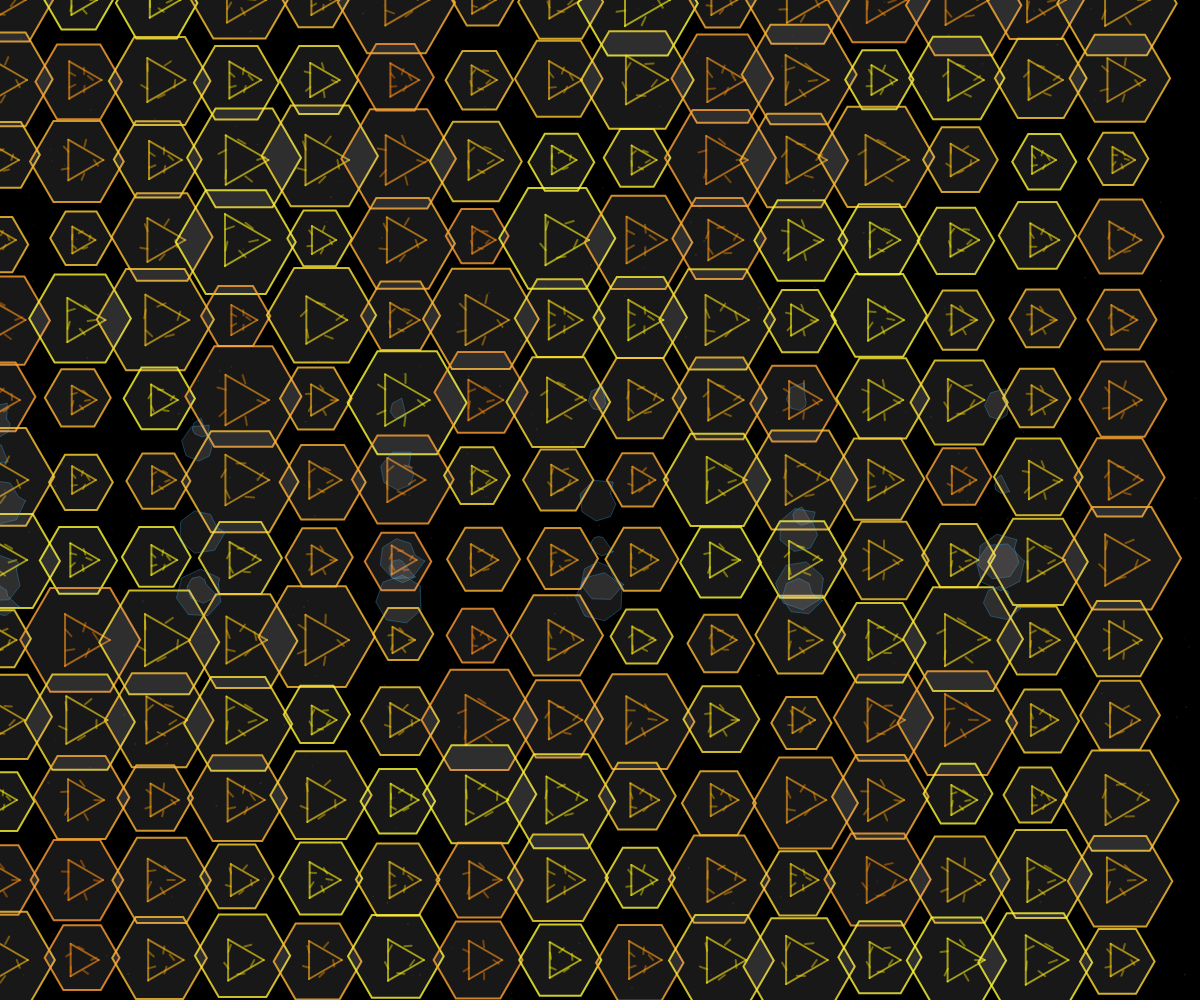
Frame 1 (no input)
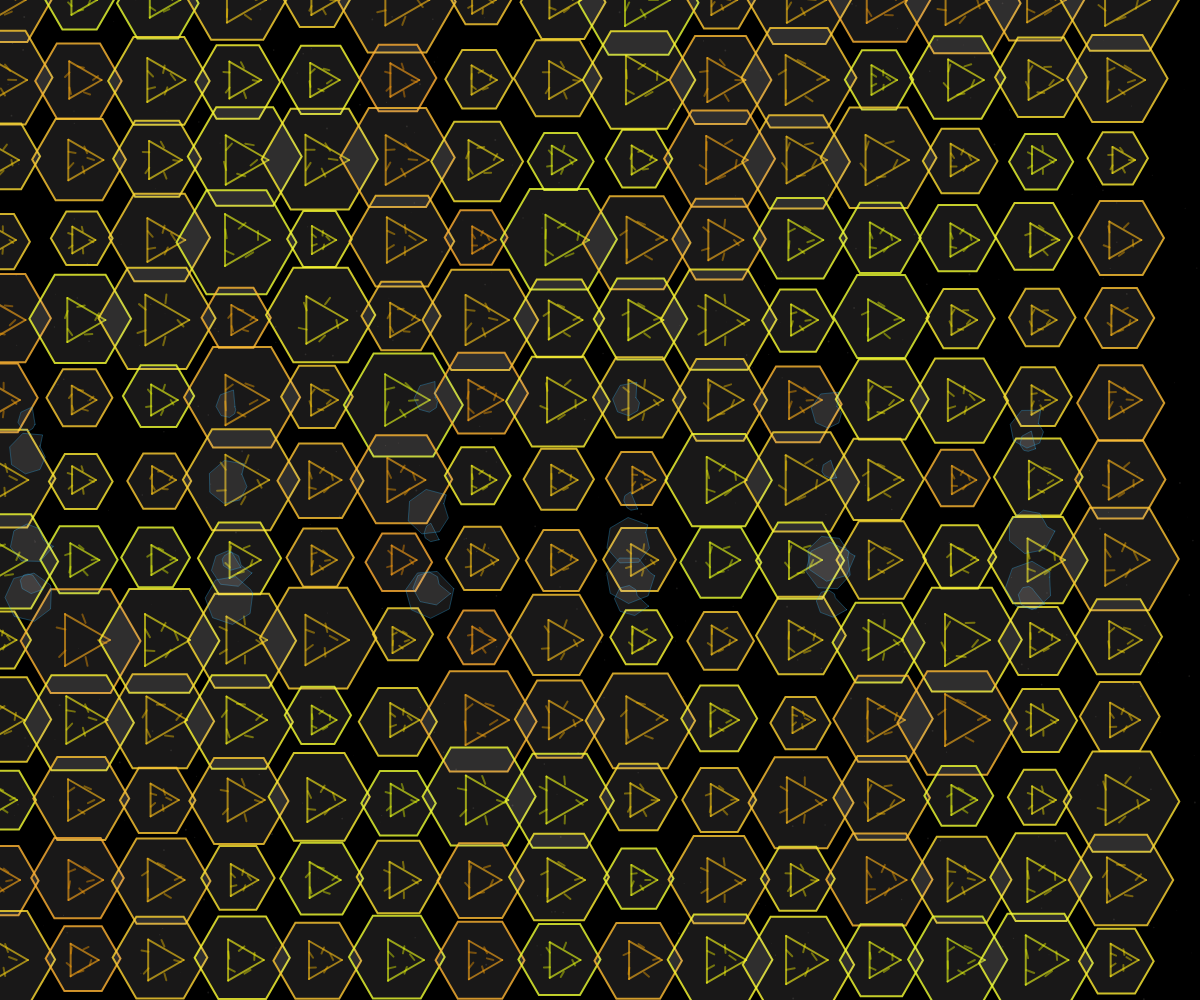
Frame 60 (no input)
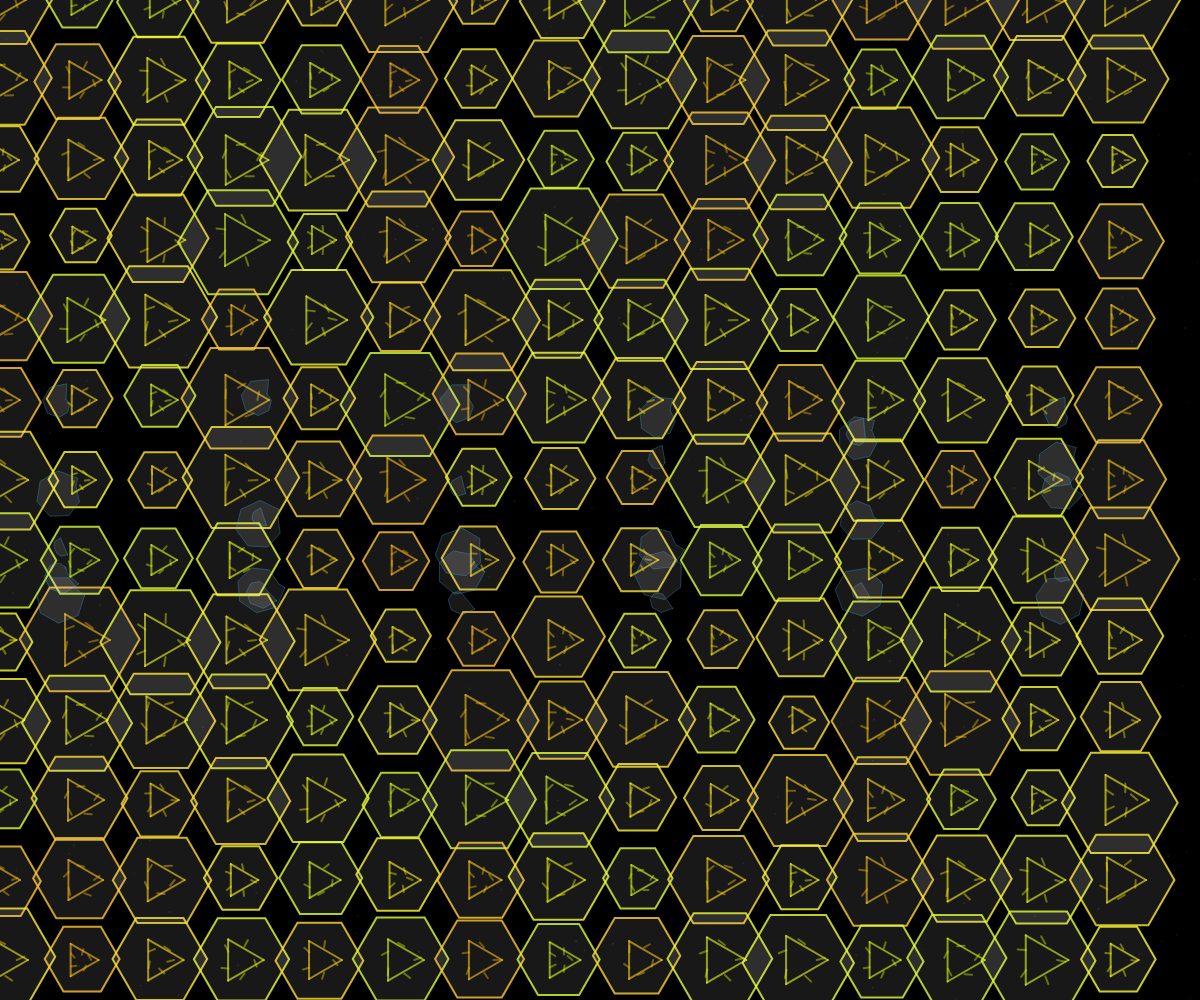
Frame 120 (the mouse pressed at the canvas centre since frame 60)

The p5.js sketch that drew these frames (run headless with seeded random() and noise() and a simulated clock; from frame 60 on, the mouse is pressed at the canvas centre):

// p5.js sketch
// ── sketch.js
let circuits = [];
let noiseScale = 0.02;
let time = 0;

function setup() {
  createCanvas(windowWidth, windowHeight);
  colorMode(HSB, 360, 100, 100, 1);
  
  // Create a grid of circuit patterns
  for (let x = 0; x < width; x += 80) {
    for (let y = 0; y < height; y += 80) {
      circuits.push({
        x: x,
        y: y,
        size: random(30, 60),
        hue: random(30, 60), // Warm copper tones
        speed: random(0.01, 0.03),
        phase: random(TWO_PI)
      });
    }
  }
}

function draw() {
  background(0);
  
  time += 0.01;
  
  // Draw newsprint texture
  drawNewsprint();
  
  // Draw glowing circuits
  strokeWeight(2);
  for (let i = 0; i < circuits.length; i++) {
    let c = circuits[i];
    
    // Animate circuit elements
    c.phase += c.speed;
    
    // Circuit trace glow
    let hue = (c.hue + time * 10) % 360;
    stroke(hue, 80, 100, 0.8);
    
    push();
    translate(c.x, c.y);
    
    // Draw copper wire pattern
    beginShape();
    for (let j = 0; j < 6; j++) {
      let angle = map(j, 0, 6, 0, TWO_PI);
      let xoff = cos(angle) * c.size;
      let yoff = sin(angle) * c.size;
      
      // Add noise to wire paths for organic feel
      let noiseX = noise(c.x * noiseScale, c.y * noiseScale, time * 0.5) * 20 - 10;
      let noiseY = noise((c.x + 1000) * noiseScale, (c.y + 1000) * noiseScale, time * 0.5) * 20 - 10;
      
      vertex(xoff + noiseX, yoff + noiseY);
    }
    endShape(CLOSE);
    
    // Draw inner circuit traces
    stroke(hue, 90, 100, 0.6);
    for (let j = 0; j < 3; j++) {
      let angle1 = map(j, 0, 3, 0, TWO_PI);
      let angle2 = map(j + 1, 0, 3, 0, TWO_PI);
      let x1 = cos(angle1) * c.size * 0.5;
      let y1 = sin(angle1) * c.size * 0.5;
      let x2 = cos(angle2) * c.size * 0.5;
      let y2 = sin(angle2) * c.size * 0.5;
      
      line(x1, y1, x2, y2);
    }
    
    // Add flowing data traces
    stroke(hue, 100, 100, 0.4);
    let traceSize = c.size * 0.3;
    for (let j = 0; j < 5; j++) {
      let angle = map(j, 0, 5, 0, TWO_PI);
      let xoff = cos(angle) * traceSize;
      let yoff = sin(angle) * traceSize;
      
      // Flowing animation
      let flow = (time * 2 + c.phase + j) % TWO_PI;
      let flowX = cos(flow) * traceSize * 0.5;
      let flowY = sin(flow) * traceSize * 0.5;
      
      line(xoff, yoff, xoff + flowX, yoff + flowY);
    }
    
    pop();
  }
  
  // Add dynamic data flows
  strokeWeight(1);
  for (let i = 0; i < 30; i++) {
    let x = (time * 50 + i * 200) % width;
    let y = sin(time * 0.7 + i * 0.3) * 100 + height/2;
    
    // Flowing data line
    stroke(200, 80, 100, 0.3);
    beginShape();
    for (let j = 0; j < 8; j++) {
      let angle = map(j, 0, 8, 0, TWO_PI);
      let xoff = cos(angle) * 15;
      let yoff = sin(angle) * 15;
      
      // Add flowing motion
      let flow = (time + i * 0.2 + j) % TWO_PI;
      let noiseX = cos(flow) * 10;
      let noiseY = sin(flow) * 10;
      
      vertex(x + xoff + noiseX, y + yoff + noiseY);
    }
    endShape(CLOSE);
  }
}

function drawNewsprint() {
  // Draw subtle newsprint texture
  noStroke();
  fill(20, 5, 95, 0.1);
  for (let i = 0; i < 500; i++) {
    let x = random(width);
    let y = random(height);
    let size = random(0.5, 2);
    ellipse(x, y, size, size);
  }
}

function windowResized() {
  resizeCanvas(windowWidth, windowHeight);
}
